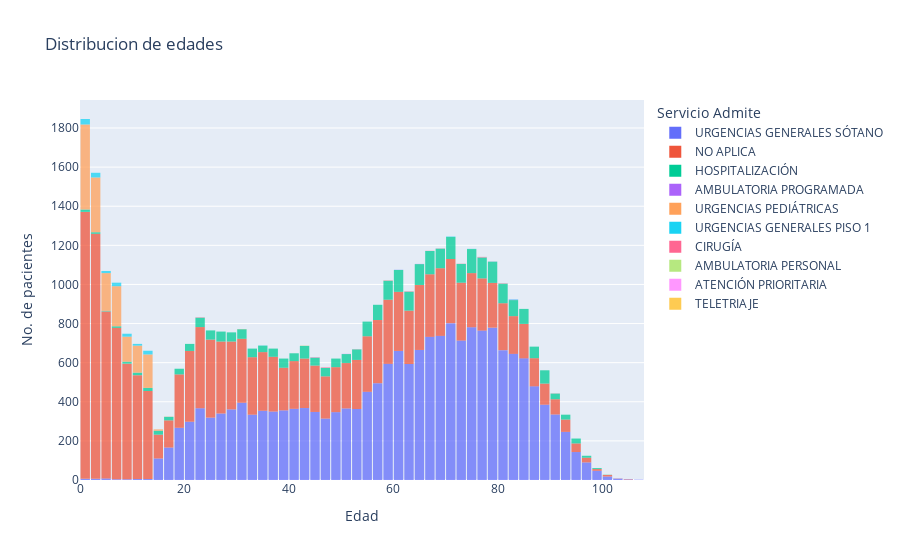

The code cell stored with this chart in its notebook:
### Code cell
fig = px.histogram(data, x='Paciente Edad', nbins=100, histfunc='count', 
                   #marginal='rug', # Show individual data points on the margin
                   opacity=0.75, # Adjust the opacity for better visualization
                   template="plotly", # Dark theme for a more stylish look
                   title='Distribucion de edades',
                   color='Servicio Admite'
                   ) 


fig.update_traces(hovertemplate='Edad: %{x}<br>Pacientes: %{y}')
# Update layout for better aesthetics
fig.update_layout(
    xaxis_title='Edad',
    yaxis_title='No. de pacientes',
    #showlegend=True, # No legend for simplicity
    #barmode='overlay', # Overlay the histograms
    bargap=0.1, # Adjust the gap between bars
)

# Show the plot
fig.show()

### Figure 1 — Plotly figure (JSON) as saved in the notebook; plotly's stock layout.template omitted (floating-point values rounded to 4 significant figures; data arrays with more than 128 entries replaced by an {"elided": "..."} marker saying what was removed)
{"data": [{"alignmentgroup": "True", "bingroup": "x", "histfunc": "count", "hovertemplate": "Edad: %{x}<br>Pacientes: %{y}", "legendgroup": "URGENCIAS GENERALES SÓTANO", "marker": {"color": "#636efa", "opacity": 0.75, "pattern": {"shape": ""}}, "name": "URGENCIAS GENERALES SÓTANO", "nbinsx": 100, "offsetgroup": "URGENCIAS GENERALES SÓTANO", "orientation": "v", "showlegend": true, "type": "histogram", "x": {"elided": "18977 float values"}, "xaxis": "x", "yaxis": "y"}, {"alignmentgroup": "True", "bingroup": "x", "histfunc": "count", "hovertemplate": "Edad: %{x}<br>Pacientes: %{y}", "legendgroup": "NO APLICA", "marker": {"color": "#EF553B", "opacity": 0.75, "pattern": {"shape": ""}}, "name": "NO APLICA", "nbinsx": 100, "offsetgroup": "NO APLICA", "orientation": "v", "showlegend": true, "type": "histogram", "x": {"elided": "16320 float values"}, "xaxis": "x", "yaxis": "y"}, {"alignmentgroup": "True", "bingroup": "x", "histfunc": "count", "hovertemplate": "Edad: %{x}<br>Pacientes: %{y}", "legendgroup": "HOSPITALIZACIÓN", "marker": {"color": "#00cc96", "opacity": 0.75, "pattern": {"shape": ""}}, "name": "HOSPITALIZACIÓN", "nbinsx": 100, "offsetgroup": "HOSPITALIZACIÓN", "orientation": "v", "showlegend": true, "type": "histogram", "x": {"elided": "2727 float values"}, "xaxis": "x", "yaxis": "y"}, {"alignmentgroup": "True", "bingroup": "x", "histfunc": "count", "hovertemplate": "Edad: %{x}<br>Pacientes: %{y}", "legendgroup": "AMBULATORIA PROGRAMADA", "marker": {"color": "#ab63fa", "opacity": 0.75, "pattern": {"shape": ""}}, "name": "AMBULATORIA PROGRAMADA", "nbinsx": 100, "offsetgroup": "AMBULATORIA PROGRAMADA", "orientation": "v", "showlegend": true, "type": "histogram", "x": [64, 51, 83, 83], "xaxis": "x", "yaxis": "y"}, {"alignmentgroup": "True", "bingroup": "x", "histfunc": "count", "hovertemplate": "Edad: %{x}<br>Pacientes: %{y}", "legendgroup": "URGENCIAS PEDIÁTRICAS", "marker": {"color": "#FFA15A", "opacity": 0.75, "pattern": {"shape": ""}}, "name": "URGENCIAS PEDIÁTRICAS", "nbinsx": 100, "offsetgroup": "URGENCIAS PEDIÁTRICAS", "orientation": "v", "showlegend": true, "type": "histogram", "x": {"elided": "1559 float values"}, "xaxis": "x", "yaxis": "y"}, {"alignmentgroup": "True", "bingroup": "x", "histfunc": "count", "hovertemplate": "Edad: %{x}<br>Pacientes: %{y}", "legendgroup": "URGENCIAS GENERALES PISO 1", "marker": {"color": "#19d3f3", "opacity": 0.75, "pattern": {"shape": ""}}, "name": "URGENCIAS GENERALES PISO 1", "nbinsx": 100, "offsetgroup": "URGENCIAS GENERALES PISO 1", "orientation": "v", "showlegend": true, "type": "histogram", "x": {"elided": "132 float values"}, "xaxis": "x", "yaxis": "y"}, {"alignmentgroup": "True", "bingroup": "x", "histfunc": "count", "hovertemplate": "Edad: %{x}<br>Pacientes: %{y}", "legendgroup": "CIRUGÍA", "marker": {"color": "#FF6692", "opacity": 0.75, "pattern": {"shape": ""}}, "name": "CIRUGÍA", "nbinsx": 100, "offsetgroup": "CIRUGÍA", "orientation": "v", "showlegend": true, "type": "histogram", "x": [53, 77, 81, 76, 63, 46, 72, 23, 81, 46, 22, 44, 47, 58, 91, 68, 67, 45, 63, 59, 76], "xaxis": "x", "yaxis": "y"}, {"alignmentgroup": "True", "bingroup": "x", "histfunc": "count", "hovertemplate": "Edad: %{x}<br>Pacientes: %{y}", "legendgroup": "AMBULATORIA PERSONAL", "marker": {"color": "#B6E880", "opacity": 0.75, "pattern": {"shape": ""}}, "name": "AMBULATORIA PERSONAL", "nbinsx": 100, "offsetgroup": "AMBULATORIA PERSONAL", "orientation": "v", "showlegend": true, "type": "histogram", "x": [58], "xaxis": "x", "yaxis": "y"}, {"alignmentgroup": "True", "bingroup": "x", "histfunc": "count", "hovertemplate": "Edad: %{x}<br>Pacientes: %{y}", "legendgroup": "ATENCIÓN PRIORITARIA", "marker": {"color": "#FF97FF", "opacity": 0.75, "pattern": {"shape": ""}}, "name": "ATENCIÓN PRIORITARIA", "nbinsx": 100, "offsetgroup": "ATENCIÓN PRIORITARIA", "orientation": "v", "showlegend": true, "type": "histogram", "x": [45, 78, 60], "xaxis": "x", "yaxis": "y"}, {"alignmentgroup": "True", "bingroup": "x", "histfunc": "count", "hovertemplate": "Edad: %{x}<br>Pacientes: %{y}", "legendgroup": "TELETRIAJE", "marker": {"color": "#FECB52", "opacity": 0.75, "pattern": {"shape": ""}}, "name": "TELETRIAJE", "nbinsx": 100, "offsetgroup": "TELETRIAJE", "orientation": "v", "showlegend": true, "type": "histogram", "x": [43], "xaxis": "x", "yaxis": "y"}], "layout": {"bargap": 0.1, "barmode": "relative", "legend": {"title": {"text": "Servicio Admite"}, "tracegroupgap": 0}, "title": {"text": "Distribucion de edades"}, "xaxis": {"anchor": "y", "domain": [0, 1], "title": {"text": "Edad"}}, "yaxis": {"anchor": "x", "domain": [0, 1], "title": {"text": "No. de pacientes"}}}}
